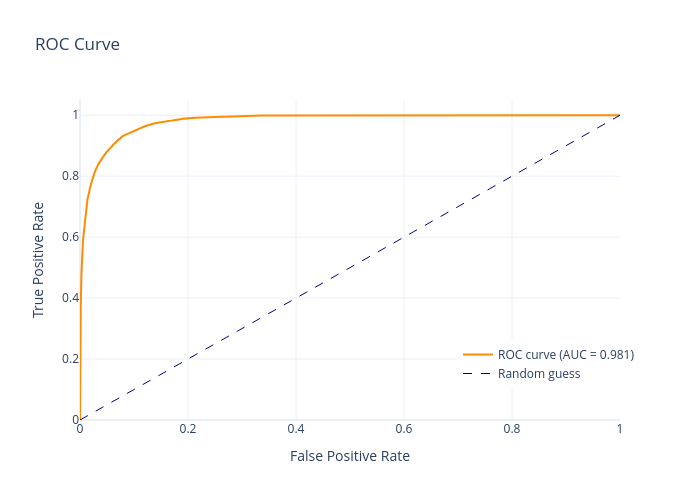
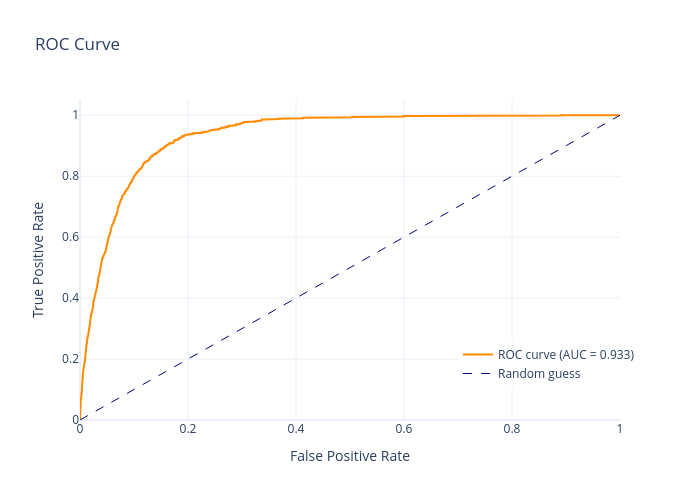

Notebook code for these charts, in order:
### Markdown cell above
Poniższe wykresy ROC Curve dla zbioru treningowego i testowego również świadczą o przeuczeniu modelu.

### Code cell
def roc_curve_plot(y_true, y_score, pos_label=1, title='ROC Curve'):
    # ROC curve and AUC (area under the curve)
    fpr, tpr, _ = roc_curve(y_true, y_score, pos_label=pos_label)
    roc_auc = auc(fpr, tpr)

    # build figure
    fig = go.Figure()

    # ROC curve trace
    fig.add_trace(go.Scatter(
        x=fpr,
        y=tpr,
        mode='lines',
        line=dict(color='darkorange', width=2),
        name=f'ROC curve (AUC = {roc_auc:.3f})'
    ))

    # random guess line
    fig.add_trace(go.Scatter(
        x=[0, 1],
        y=[0, 1],
        mode='lines',
        line=dict(color='navy', width=1, dash='dash'),
        name='Random guess'
    ))

    # layout
    fig.update_layout(
        title=title,
        xaxis_title='False Positive Rate',
        yaxis_title='True Positive Rate',
        xaxis=dict(range=[0,1]),
        yaxis=dict(range=[0,1.05]),
        template='plotly_white',
        width=700,
        height=500,
        legend=dict(x=0.7, y=0.1)
    )

    pio.show(fig)


roc_curve_plot(y_train, model1.predict_proba(X_train)[:, 1])
roc_curve_plot(y_test, model1.predict_proba(X_test)[:, 1])

### Figure 1 — Plotly figure (JSON) as saved in the notebook; plotly's stock layout.template omitted (floating-point values rounded to 4 significant figures; data arrays with more than 128 entries replaced by an {"elided": "..."} marker saying what was removed)
{"data": [{"line": {"color": "darkorange", "width": 2}, "mode": "lines", "name": "ROC curve (AUC = 0.981)", "type": "scatter", "x": {"elided": "2458 float values"}, "y": {"elided": "2458 float values"}}, {"line": {"color": "navy", "dash": "dash", "width": 1}, "mode": "lines", "name": "Random guess", "type": "scatter", "x": [0, 1], "y": [0, 1]}], "layout": {"height": 500, "legend": {"x": 0.7, "y": 0.1}, "title": {"text": "ROC Curve"}, "width": 700, "xaxis": {"range": [0, 1], "title": {"text": "False Positive Rate"}}, "yaxis": {"range": [0, 1.05], "title": {"text": "True Positive Rate"}}}}

### Figure 2 — Plotly figure (JSON) as saved in the notebook; plotly's stock layout.template omitted (floating-point values rounded to 4 significant figures; data arrays with more than 128 entries replaced by an {"elided": "..."} marker saying what was removed)
{"data": [{"line": {"color": "darkorange", "width": 2}, "mode": "lines", "name": "ROC curve (AUC = 0.933)", "type": "scatter", "x": {"elided": "1138 float values"}, "y": {"elided": "1138 float values"}}, {"line": {"color": "navy", "dash": "dash", "width": 1}, "mode": "lines", "name": "Random guess", "type": "scatter", "x": [0, 1], "y": [0, 1]}], "layout": {"height": 500, "legend": {"x": 0.7, "y": 0.1}, "title": {"text": "ROC Curve"}, "width": 700, "xaxis": {"range": [0, 1], "title": {"text": "False Positive Rate"}}, "yaxis": {"range": [0, 1.05], "title": {"text": "True Positive Rate"}}}}
